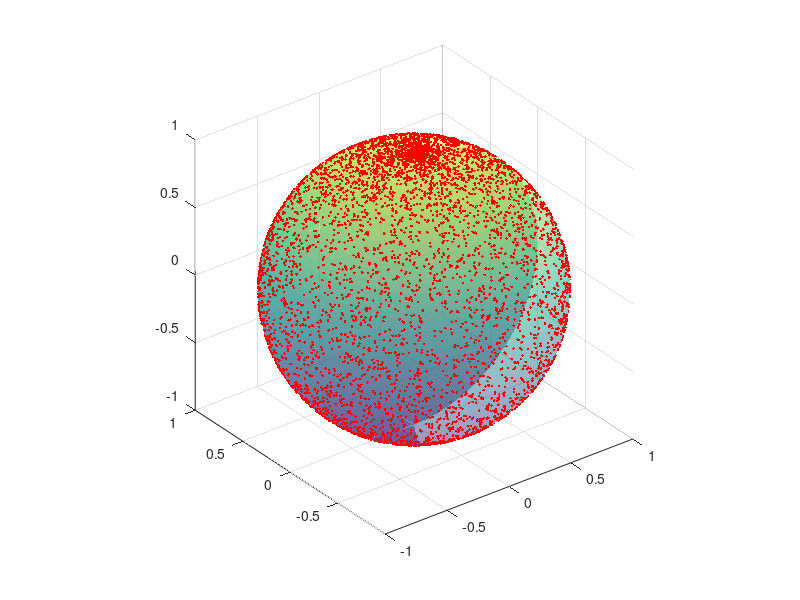

This chart was generated by the following MATLAB code: (Note: this script raises an error after producing the figure.)
%% IMPLEMENTATION OF THE ALGORITHM IN "Approximation of functions over manifolds: A Moving Least Squares Approach"
clc;
close all;
clear all;

%% GENERATE DATA
%Number of samples
N = 10000; 
%Independent variable
rho = 1;
theta = pi*rand(1,N);
phi = 2*pi*rand(1,N);

[Xm,Ym,Zm] = sphere(50);
%1D helix Manifold on a R^3 ambient space
x = rho.*sin(theta).*cos(phi);
y = rho.*sin(theta).*sin(phi);
z = rho.*cos(theta);
rt = [x;y;z];

%Add noise (AWGN)
sigma = 0*0.001;
xn = x + sigma*randn(1,N);
yn = y + sigma*randn(1,N);
zn = z + sigma*randn(1,N);

rn = [xn;yn;zn];

%Plot manifold and noisy samples
surf(Xm,Ym,Zm,'EdgeColor','none','FaceAlpha',0.5)
hold on
plot3(xn,yn,zn,'r.')
axis equal
pause
close
%% Algorithm 1
% Dimension of the ambient space and embedded manifold 
n = 3;
d = 2;
%Define R to be an n x N matrix whose columns are rni
R = rn;
%Parameters
indx = randi(N);
r = rt(:,indx) + sigma/2*randn(n,1);
epsilon = 1e-6;
kh = 2;
[q,H,convergence] = localSubspace(R,r,epsilon,kh,d);

figure
plot3(x,y,z,'k')
hold on
plot3(r(1),r(2),r(3),'rx','MarkerSize',10)
plot3(q(1),q(2),q(3),'go','MarkerSize',6)
quiver3(q(1),q(2),q(3),H(1),H(2),H(3));
legend('Manifold','Approximation point','Local subspace origin','Local subspace')
% axis('equal');

figure;
semilogy(1:length(convergence),convergence,'k');
xlabel('iteration #');
ylabel('log( 2-norm(q-qprev) )')





